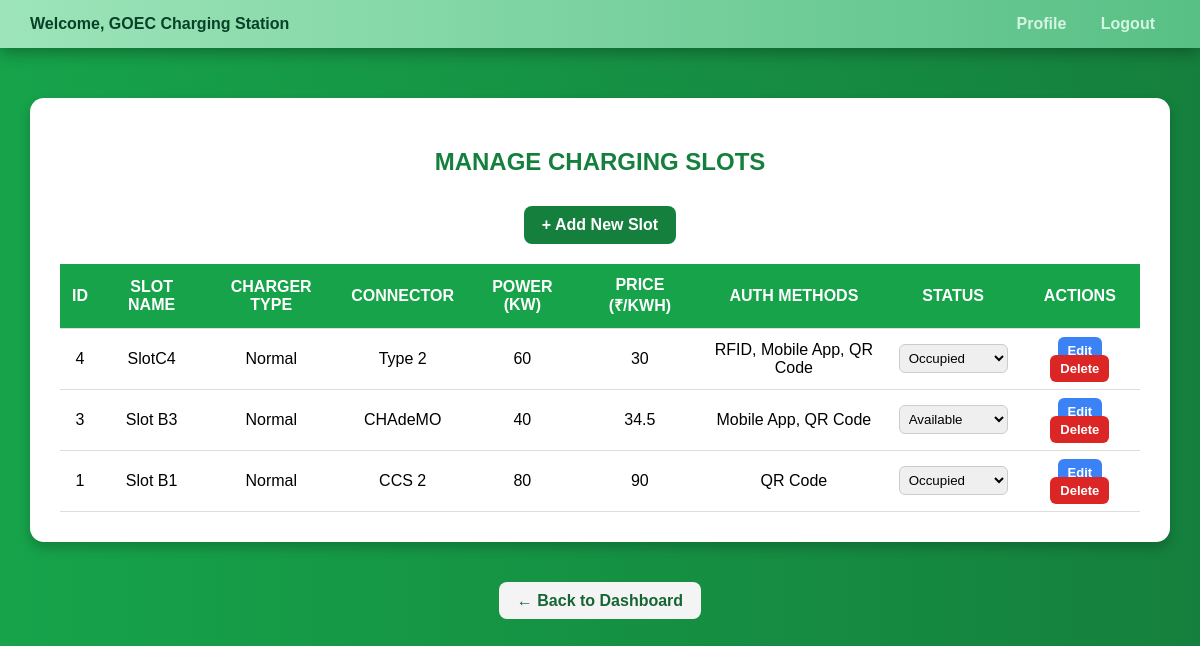
Page /station_slot_view.php (signed in) on the committed database.
### tables this page shows
CREATE TABLE `charging_slots` (
  `id` int(100) NOT NULL,
  `station_id` int(100) NOT NULL,
  `slot_name` varchar(200) NOT NULL,
  `charger_type` varchar(200) NOT NULL,
  `connector_type` varchar(200) NOT NULL,
  `power_kw` varchar(200) NOT NULL,
  `price_per_kwh` varchar(200) NOT NULL,
  `auth_methods` varchar(200) NOT NULL,
  `status` enum('Available','Occupied','Maintenance') NOT NULL DEFAULT 'Available',
  `added_on` datetime NOT NULL DEFAULT current_timestamp()
);

### station_slot_view.php (the view, shortened to what this page needs)
<?php
include "db.php";
$station_id = $_SESSION['station_id'];
$slots = mysqli_query($conn, "SELECT * FROM charging_slots WHERE station_id='$station_id' ORDER BY id DESC");
?>
<!DOCTYPE html>
<html lang="en">
<head>
</head>
<body>
<div class="navbar">
  <div>
    <?php
    if (isset($_SESSION['station_name'])) {
        echo "Welcome, " . htmlspecialchars($_SESSION['station_name']);
    } else {
        echo "Welcome, Station Admin";
    }
    ?>
  </div>
  <div>
    <a href="station_profile.php">Profile</a>
    <a href="station_logout.php">Logout</a>
  </div>
</div>
<div class="container">
    <h2>Manage Charging Slots</h2>
    <a href="station_slot_add.php" class="add-btn">+ Add New Slot</a>
    <table>
        <tr>
            <th>ID</th>
            <th>Slot Name</th>
            <th>Charger Type</th>
            <th>Connector</th>
            <th>Power (kW)</th>
            <th>Price (₹/kWh)</th>
            <th>Auth Methods</th>
            <th>Status</th>
            <th>Actions</th>
        </tr>
        <?php if (mysqli_num_rows($slots) > 0): ?>
            <?php while($row = mysqli_fetch_assoc($slots)): ?>
                <tr>
                    <td><?php echo $row['id']; ?></td>
                    <td><?php echo htmlspecialchars($row['slot_name']); ?></td>
                    <td><?php echo htmlspecialchars($row['charger_type']); ?></td>
                    <td><?php echo htmlspecialchars($row['connector_type']); ?></td>
                    <td><?php echo htmlspecialchars($row['power_kw']); ?></td>
                    <td><?php echo htmlspecialchars($row['price_per_kwh']); ?></td>
                    <td><?php echo htmlspecialchars($row['auth_methods']); ?></td>
                    <td>
                        <form method="POST" style="margin:0;">
                            <select name="status" onchange="this.form.submit()">
                                <option value="Available" <?php if($row['status']=='Available') echo 'selected'; ?>>Available</option>
                                <option value="Occupied" <?php if($row['status']=='Occupied') echo 'selected'; ?>>Occupied</option>
                            </select>
                        </form>
                    </td>
                    <td>
                        <a href="station_slot_edit.php?id=<?php echo $row['id']; ?>" class="btn edit">Edit</a>
                        <a href="station_slot_view.php?delete=<?php echo $row['id']; ?>"
                           class="btn delete"
                           onclick="return confirm('Are you sure you want to delete this slot?')">Delete</a>
                    </td>
                </tr>
            <?php endwhile; ?>
        <?php else: ?>
            <tr><td colspan="9" style="color:#666;">No slots found. Add your first one!</td></tr>
        <?php endif; ?>
    </table>
</div>
    <div style="text-align: center;">
        <a href="station_dashboard.php" class="back-btn">← Back to Dashboard</a>
    </div>
</body>
</html>

### station_slot_view.php (style rules this page uses)
body { font-family: "Poppins", sans-serif; background: linear-gradient(to right, #16a34a, #15803d); margin: 0; padding: 0; }
.navbar { display: flex; justify-content: space-between; align-items: center; background: linear-gradient(90deg, #9de4baff, #58c085ff); padding: 15px 30px; box-shadow: 0 5px 15px rgba(0,0,0,0.3); color: #074226ff; font-weight: 600; }
.navbar a { text-decoration: none; color: #d5f5e3; padding: 8px 15px; border-radius: 8px; transition: all 0.3s ease; }
.container { margin: 50px auto; width: 90%; max-width: 1100px; background: #fff; border-radius: 14px; padding: 30px; box-shadow: 0 6px 12px rgba(0,0,0,0.2); text-align: center; }
h2 { color: #15803d; text-align: center; margin-bottom: 30px; text-transform: uppercase; }
table { width: 100%; border-collapse: collapse; }
th, td { border-bottom: 1px solid #ddd; text-align: center; padding: 12px; }
th { background: #16a34a; color: white; text-transform: uppercase; }
.btn { padding: 6px 10px; text-decoration: none; border-radius: 6px; font-size: 13px; font-weight: 600; }
.edit { background: #3b82f6; color: white; }
.delete { background: #dc2626; color: white; }
.add-btn { display: inline-block; margin-bottom: 20px; background: #15803d; color: white; padding: 10px 18px; border-radius: 8px; text-decoration: none; font-weight: 600; }
select { padding: 5px; border-radius: 6px; border: 1px solid #ccc; }
.back-btn { margin-top: 40px; background: #f4f4f4ff; color: #166534; padding: 10px 18px; border-radius: 8px; text-decoration: none; font-weight: 600; transition: 0.3s ease; }

### rows in the picture
charging_slots: id "4", slot_name "SlotC4", charger_type "Normal", connector_type "Type 2", power_kw "60", price_per_kwh "30", auth_methods "RFID, Mobile App, QR Code", status "Occupied"
charging_slots: id "3", slot_name "Slot B3", charger_type "Normal", connector_type "CHAdeMO", power_kw "40", price_per_kwh "34.5", auth_methods "Mobile App, QR Code", status "Available"
charging_slots: id "1", slot_name "Slot B1", charger_type "Normal", connector_type "CCS 2", power_kw "80", price_per_kwh "90", auth_methods "QR Code", status "Occupied"

### other values in the picture
$_SESSION['station_name'] "GOEC Charging Station"
